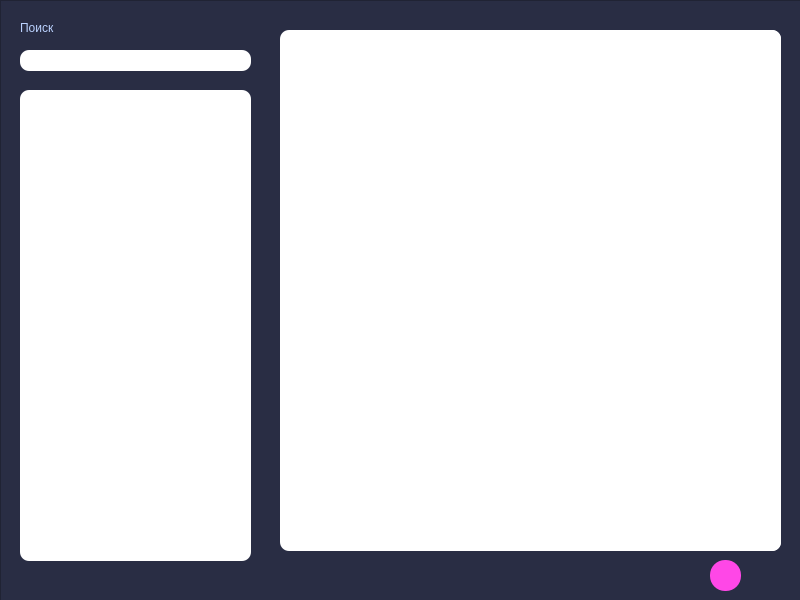
<?xml version="1.0" encoding="UTF-8"?>
<ui version="4.0">
 <class>MainWindow</class>
 <widget class="QMainWindow" name="MainWindow">
  <property name="geometry">
   <rect>
    <x>0</x>
    <y>0</y>
    <width>800</width>
    <height>600</height>
   </rect>
  </property>
  <property name="windowTitle">
   <string>Инструкция</string>
  </property>
  <property name="styleSheet">
   <string notr="true">QScrollBar:vertical {
	border: none;

 background:white;
    width: 10px;
    margin: 15px 0 15px 0;
	border-radius: 0px;
 }

/*  HANDLE BAR VERTICAL */
QScrollBar::handle:vertical {	
background:#f22fc0;
	min-height: 30px;
	border-radius: 4px;
}


/* BTN TOP - SCROLLBAR */
QScrollBar::sub-line:vertical {
	border: none;
		background:white;
	height: 5px;
	border-top-left-radius: 7px;
	border-top-right-radius: 7px;
	subcontrol-position: top;
	subcontrol-origin: margin;
}
QScrollBar::sub-line:vertical:hover {	
	background:white;
}
QScrollBar::sub-line:vertical:pressed {	
		background:white;
}

/* BTN BOTTOM - SCROLLBAR */
QScrollBar::add-line:vertical {
	border: none;
	background:white;

}
QScrollBar::add-line:vertical:hover {	
	background:white;
}
QScrollBar::add-line:vertical:pressed {	
	background-color:white;
}

/* RESET ARROW */
QScrollBar::up-arrow:vertical, QScrollBar::down-arrow:vertical {
	background:white;
}
QScrollBar::sub-page:vertica{
	background:white;
}
QScrollBar::add-page:vertica{
	background:white;
}</string>
  </property>
  <widget class="QWidget" name="centralwidget">
   <widget class="QFrame" name="frame">
    <property name="geometry">
     <rect>
      <x>0</x>
      <y>0</y>
      <width>801</width>
      <height>601</height>
     </rect>
    </property>
    <property name="styleSheet">
     <string notr="true">background-color: #292d44;</string>
    </property>
    <property name="frameShape">
     <enum>QFrame::StyledPanel</enum>
    </property>
    <property name="frameShadow">
     <enum>QFrame::Raised</enum>
    </property>
    <widget class="QLineEdit" name="lineEdit">
     <property name="geometry">
      <rect>
       <x>20</x>
       <y>50</y>
       <width>231</width>
       <height>21</height>
      </rect>
     </property>
     <property name="styleSheet">
      <string notr="true">QLineEdit { 

border-radius: 9px; selection-background-color: #ff4be7; background: #ffffff;padding-left:23px; } QLineEdit:focus { background: #d4d9ff; } </string>
     </property>
    </widget>
    <widget class="QLabel" name="label_27">
     <property name="geometry">
      <rect>
       <x>20</x>
       <y>20</y>
       <width>221</width>
       <height>16</height>
      </rect>
     </property>
     <property name="styleSheet">
      <string notr="true">
color:#bbd2ff;
font: 25 bold 10pt &quot;Bahnschrift Light SemiCondensed&quot;;</string>
     </property>
     <property name="text">
      <string>Поиск</string>
     </property>
    </widget>
    <widget class="QPushButton" name="pushButton">
     <property name="geometry">
      <rect>
       <x>710</x>
       <y>560</y>
       <width>31</width>
       <height>31</height>
      </rect>
     </property>
     <property name="styleSheet">
      <string notr="true">QPushButton { 
font: Arial; 
color: #c5ceff; 
border-radius: 15px; image:url(&quot;C:/Users/PC/Desktop/маша/cil-check-circle.png&quot;); background: #ff47e7; } QPushButton:hover { 
font: Arial; background: #a22491;}</string>
     </property>
     <property name="text">
      <string/>
     </property>
    </widget>
    <widget class="QFrame" name="frame_2">
     <property name="geometry">
      <rect>
       <x>280</x>
       <y>30</y>
       <width>501</width>
       <height>521</height>
      </rect>
     </property>
     <property name="styleSheet">
      <string notr="true">background-color: rgb(255, 255, 255);
border-radius: 9px;</string>
     </property>
     <property name="frameShape">
      <enum>QFrame::StyledPanel</enum>
     </property>
     <property name="frameShadow">
      <enum>QFrame::Raised</enum>
     </property>
     <widget class="QTextEdit" name="textEdit">
      <property name="geometry">
       <rect>
        <x>10</x>
        <y>0</y>
        <width>491</width>
        <height>521</height>
       </rect>
      </property>
      <property name="styleSheet">
       <string notr="true">QTextEdit { 
font: 12pt &quot;Verdana&quot;;
border-radius: 9px; selection-background-color: #ff4be7; padding-top: 27px; 
padding-bottom: 27px; padding-left:29px;
background:white;
}</string>
      </property>
      <property name="html">
       <string>&lt;!DOCTYPE HTML PUBLIC &quot;-//W3C//DTD HTML 4.0//EN&quot; &quot;http://www.w3.org/TR/REC-html40/strict.dtd&quot;&gt;
&lt;html&gt;&lt;head&gt;&lt;meta name=&quot;qrichtext&quot; content=&quot;1&quot; /&gt;&lt;style type=&quot;text/css&quot;&gt;
p, li { white-space: pre-wrap; }
&lt;/style&gt;&lt;/head&gt;&lt;body style=&quot; font-family:'Verdana'; font-size:12pt; font-weight:400; font-style:normal;&quot;&gt;
&lt;p style=&quot;-qt-paragraph-type:empty; margin-top:0px; margin-bottom:0px; margin-left:0px; margin-right:0px; -qt-block-indent:0; text-indent:0px; font-family:'MS Shell Dlg 2'; font-size:8.25pt;&quot;&gt;&lt;br /&gt;&lt;/p&gt;&lt;/body&gt;&lt;/html&gt;</string>
      </property>
     </widget>
    </widget>
    <widget class="QFrame" name="frame_3">
     <property name="geometry">
      <rect>
       <x>20</x>
       <y>90</y>
       <width>231</width>
       <height>471</height>
      </rect>
     </property>
     <property name="styleSheet">
      <string notr="true">background-color: rgb(255, 255, 255);border-radius: 9px;</string>
     </property>
     <property name="frameShape">
      <enum>QFrame::StyledPanel</enum>
     </property>
     <property name="frameShadow">
      <enum>QFrame::Raised</enum>
     </property>
     <widget class="QTreeWidget" name="treeWidget">
      <property name="geometry">
       <rect>
        <x>0</x>
        <y>10</y>
        <width>221</width>
        <height>451</height>
       </rect>
      </property>
      <property name="styleSheet">
       <string notr="true">
QTreeWidget{border-radius: 9px; selection-background-color: #ff4be7; background: #ffffff; }
</string>
      </property>
      <property name="animated">
       <bool>true</bool>
      </property>
      <attribute name="headerVisible">
       <bool>false</bool>
      </attribute>
      <column>
       <property name="text">
        <string notr="true">1</string>
       </property>
      </column>
     </widget>
    </widget>
   </widget>
  </widget>
 </widget>
 <resources/>
 <connections/>
</ui>
